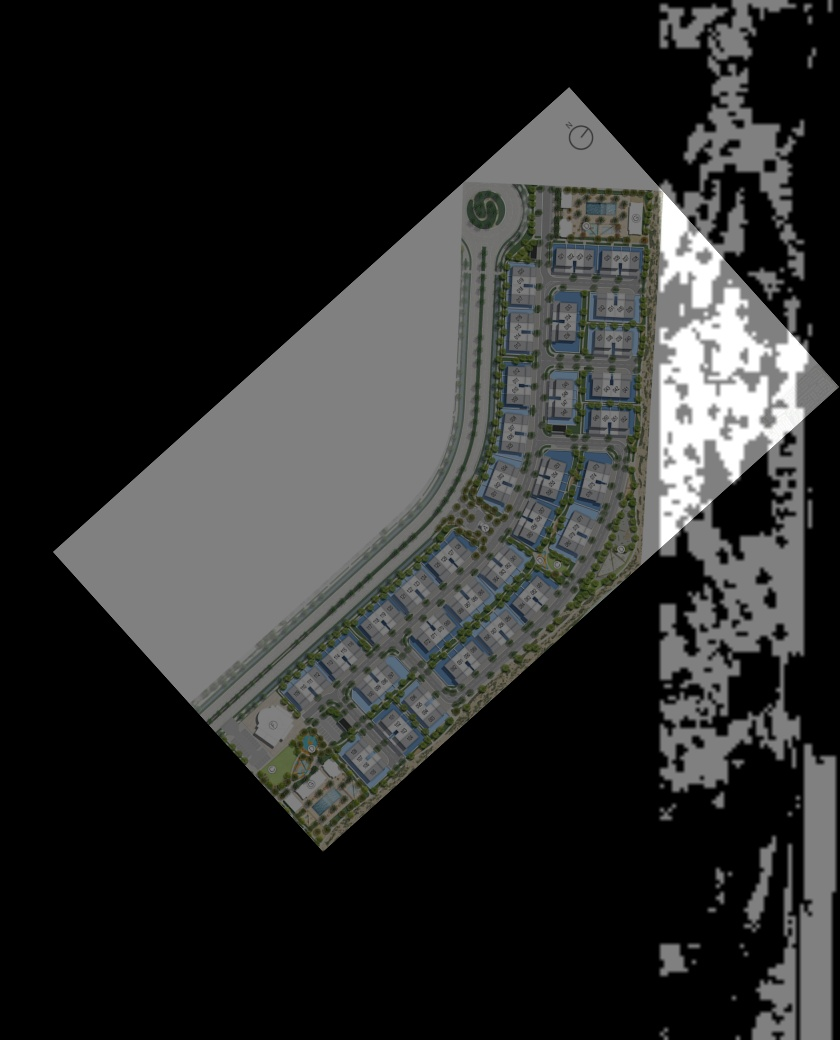
#> input picture data/siteplans/elea-at-the-valley/georef.jpg, 840 x 1040 px
$ python review.py ../../data/siteplans/elea-at-the-valley/georef.jpg out.png ../../data/siteplans/elea-at-the-valley/georef.jpg
#> lines starting #> are read from the running program, lines starting #| are printed output that depends on the picture; after the words box and inside, x2 and y2 are one past the last pixel; in counts of white or black regions, pixels touching at a corner belong together
#> further down, img is the input picture: shape (1040, 840, 3); mean B, G, R 44.3, 45.1, 44.4
### scripts/satellite/run_v2.py
#!/usr/bin/env python3
"""Building-level home detection from zoom-19 satellite imagery (~0.27 m/px) for one community.

  .venv/bin/python scripts/satellite/run_v2.py the-valley

1. Download Esri World Imagery z19 tiles over the built part of the community (cached).
2. Mask "building" pixels = not sand, not vegetation, not asphalt, not shadow (works for white
   townhouse roofs and for grey concrete villa roofs alike); fill roof holes; split touching
   buildings at shadows.
3. Each building blob -> minimum-area rectangle. Deep blocks are split into back-to-back rows at
   the dip in roof cover across their depth. Rows are split into homes at the gaps along their
   length (detached / semi-detached villas); continuous rows (townhouses) are split by the nominal
   unit width.
4. Street side = the long side with asphalt 3-8 m outside it.
5. Rejects: site cabins (narrow, uniform white), blobs inside Nara (surveyed model), blobs outside
   the community.

Output: data/homes_detected.json -> communities[cid] = rows with per-home widths and a kind
('townhouse' | 'villa'), plus data/homes_detected_check/<cid>_*.jpg overlays for review.
"""
import json, math, os, subprocess, sys
import numpy as np, cv2

HERE = os.path.dirname(os.path.abspath(__file__))
APP = os.path.dirname(os.path.dirname(HERE))
Z = 19
TILE = 256


def mpp_at(lat):
    return 40075016.686 * math.cos(math.radians(lat)) / (TILE * 2 ** Z)


def fxy(lat, lon):
    n = 2 ** Z
    return (lon + 180) / 360 * n, (1 - math.log(math.tan(math.radians(lat)) + 1 / math.cos(math.radians(lat))) / math.pi) / 2 * n


def lonlat(fx, fy):
    n = 2 ** Z
    return math.degrees(math.atan(math.sinh(math.pi * (1 - 2 * fy / n)))), fx / n * 360 - 180


class Tiles:
    def __init__(self, cid):
        self.dir = os.path.join(HERE, '.cache', f'{cid}_z{Z}')
        os.makedirs(self.dir, exist_ok=True)

    def path(self, x, y):
        return os.path.join(self.dir, f'{x}_{y}.jpg')

    # [15 lines left out: functions ensure, mosaic, not called in this run]


def building_mask(img, mpp):
    hsv = cv2.cvtColor(img, cv2.COLOR_BGR2HSV)
    h, s, v = cv2.split(hsv)
    sand = (h >= 5) & (h <= 28) & (s >= 38)
    veg = (h >= 30) & (h <= 95) & (s >= 40)
    water = (h >= 95) & (h <= 130) & (s >= 60)
    dark = v < 70
    asph = (s < 40) & (v >= 70) & (v < 115)
    nodata = (v < 8)
    m = (~(sand | veg | water | dark | asph | nodata)).astype(np.uint8) * 255
    k = lambda x: cv2.getStructuringElement(cv2.MORPH_ELLIPSE, (max(1, round(x / mpp)),) * 2)
    m = cv2.morphologyEx(m, cv2.MORPH_OPEN, k(1.4))
    m = cv2.morphologyEx(m, cv2.MORPH_CLOSE, k(1.0))
    cnts, hier = cv2.findContours(m, cv2.RETR_CCOMP, cv2.CHAIN_APPROX_SIMPLE)
    if hier is not None:
        for i, c in enumerate(cnts):
            if hier[0][i][3] >= 0 and cv2.contourArea(c) * mpp * mpp < 30:
                cv2.drawContours(m, [c], -1, 255, -1)
    return m, hsv


def split_buildings(mask, mpp, core_m=3.0):
    """Label image: one label per building. Cores = pixels more than core_m from the mask edge
    (walls, paving strips and other thin links between buildings have none), grown back over the
    mask by watershed so touching villas separate along their narrowest link."""
    dist = cv2.distanceTransform(mask, cv2.DIST_L2, 5)
    cores = (dist > core_m / mpp).astype(np.uint8)
    nc, markers = cv2.connectedComponents(cores, 8)
    markers = markers + 1
    markers[(mask > 0) & (cores == 0)] = 0  # unknown: to be flooded
    norm = cv2.normalize(-dist, None, 0, 255, cv2.NORM_MINMAX).astype(np.uint8)
    lab = cv2.watershed(cv2.merge([norm, norm, norm]), markers)
    lab[lab <= 1] = 0
    lab[mask == 0] = 0
    return lab


def detect_buildings(img, mpp, roads=None):
    """Two complementary passes, both validated by a cast shadow:
       A. light roofs (finished white townhouse / villa roofs) with watershed splitting;
       B. 'not sand' shapes standing in sand (concrete villas, villas under construction).
    Returns a label image (0 = background) of accepted buildings."""
#> called with mpp = 0.271
    hsv = cv2.cvtColor(img, cv2.COLOR_BGR2HSV)
#> hsv: shape (1040, 840, 3); mean H, S, V 10.5, 7.1, 45.6
    h, s, v = cv2.split(hsv)
    sand = (h >= 5) & (h <= 28) & (s >= 38)
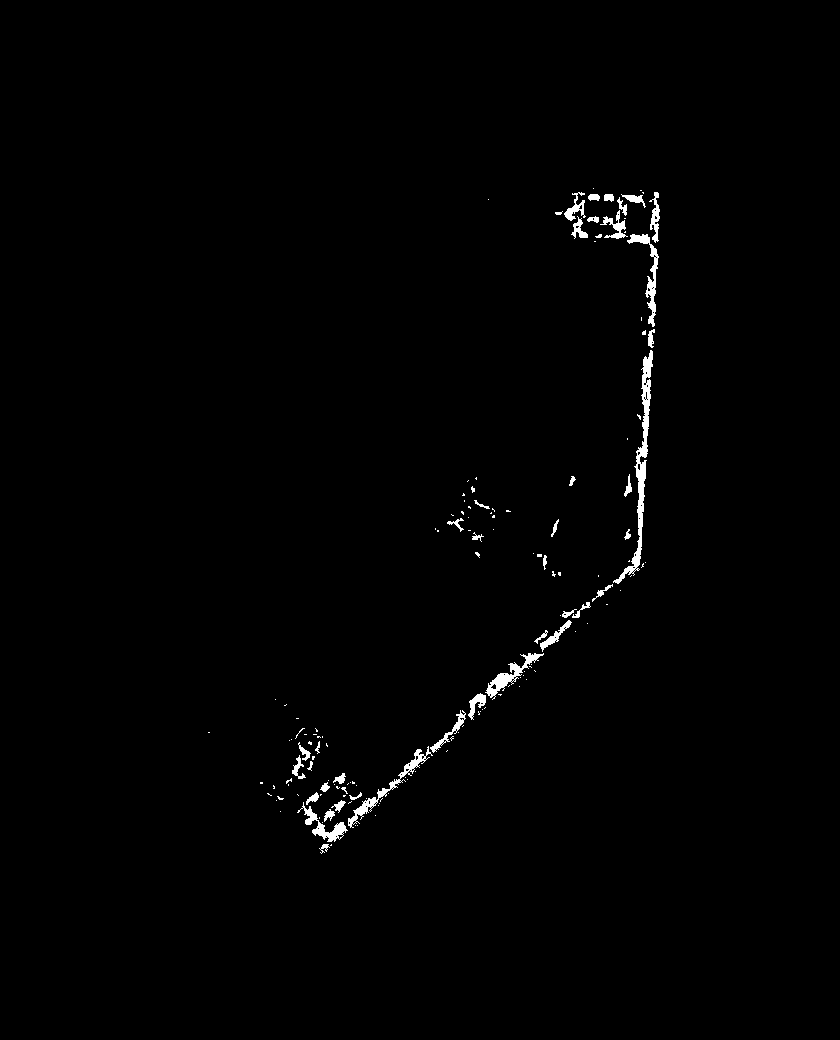
#> sand: shape (1040, 840) bool; 0.91% white; 153 white regions (111 under 20 px), largest, box (x1, y1, x2, y2) and area: (613, 350, 653, 584) 1503, (348, 746, 433, 828) 718, (485, 653, 544, 700) 625
    veg = (h >= 30) & (h <= 95) & (s >= 40)
#> veg: shape (1040, 840) bool; 3.6% white; 438 white regions (276 under 20 px), largest, box (x1, y1, x2, y2) and area: (256, 723, 406, 832) 3353, (564, 465, 639, 612) 2255, (456, 528, 575, 644) 2104
    dark = (v < 70).astype(np.uint8)
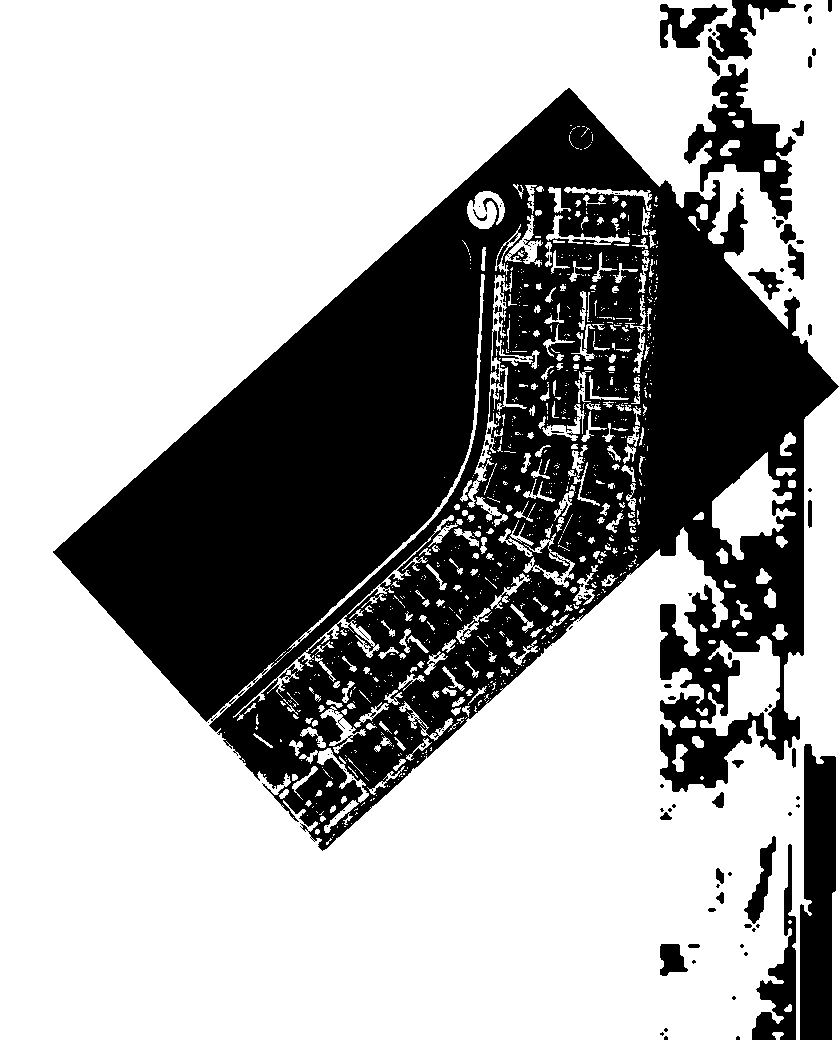
#> dark: shape (1040, 840); values 0 (black) and 1 (white), 65.2% white; 179 black regions (141 under 20 px), largest, box (x1, y1, x2, y2) and area: (53, 88, 839, 851) 277241, (800, 744, 836, 1040) 9001, (684, 64, 796, 220) 6292
    k = lambda x: cv2.getStructuringElement(cv2.MORPH_ELLIPSE, (max(1, round(x / mpp)),) * 2)
    out = np.zeros(img.shape[:2], np.int32)
    src = {}
    reasons = {}
    def rej(r):
        reasons[r] = reasons.get(r, 0) + 1
    nxt = 1

    def accept(lab, require_sand_ring, max_area=6000, tag=None, max_len=260, need_shadow=True, min_fill=None, max_aspect=None, trim_dark=False):
        nonlocal nxt
        ids = np.unique(lab)
        for lid in ids[ids > 0]:
            bm = lab == lid
            ys, xs = np.nonzero(bm)
            area = len(xs) * mpp * mpp
            if area < 60 or area > max_area:
                rej('area'); continue
            (cx, cy), (w, hh), ang = cv2.minAreaRect(np.stack([xs, ys], 1).astype(np.float32))
            L, D = max(w, hh) * mpp, min(w, hh) * mpp
            if D < 6 or L > max_len or area / max(1e-6, L * D) < (min_fill or (0.45 if require_sand_ring else 0.5)) or (max_aspect and L / D > max_aspect):
                rej('shape'); continue
            y0, y1, x0, x1 = ys.min(), ys.max() + 1, xs.min(), xs.max() + 1
            pad = int(5 / mpp) + 1
            Y0, Y1, X0, X1 = max(0, y0 - pad), min(bm.shape[0], y1 + pad), max(0, x0 - pad), min(bm.shape[1], x1 + pad)
            sub = bm[Y0:Y1, X0:X1].astype(np.uint8)
            if (out[Y0:Y1, X0:X1][sub > 0] > 0).mean() > 0.3:
                rej('overlap'); continue  # already found by the other pass
            ring = cv2.dilate(sub, k(2.5)) - sub
            if require_sand_ring:
                # roads and paved yards: mostly asphalt-coloured pixels; buildings are not
                hs, ss, vs = h[Y0:Y1, X0:X1][sub > 0], s[Y0:Y1, X0:X1][sub > 0], v[Y0:Y1, X0:X1][sub > 0]
                if (((ss < 40) & (vs < 115)).mean() > 0.55 and L / D > 5) or sand[Y0:Y1, X0:X1][ring > 0].mean() < 0.12:
                    rej('road/ring'); continue
            if tag in ('C', 'E') and veg[Y0:Y1, X0:X1][ring > 0].mean() > 0.55:
                rej('in-grass'); continue  # golf bunkers, cart paths and greens are not homes
            vv = v[Y0:Y1, X0:X1][sub > 0]
            if D < 9 and vv.std() < 16 and vv.mean() > 185:
                rej('cabin'); continue  # site cabin / shed roof
            if need_shadow and _shadow_score_at(bm, dark, mpp, Y0, Y1, X0, X1) < (0.22 if require_sand_ring else 0.3):
                rej('shadow'); continue
            if trim_dark:
                # the blob is building + its own cast shadow: keep the lit part as the footprint
                if veg[Y0:Y1, X0:X1][ring > 0].mean() > 0.2:
                    rej('in-grass'); continue
                lit = bm & (v >= 70)
                if np.median(s[lit]) > 48 if lit.any() else True:
                    rej('scrub'); continue  # desert scrub is olive and saturated; concrete is grey
                if lit.sum() < 0.35 * bm.sum():
                    rej('mostly-shadow'); continue
                dfrac = 1 - lit.sum() / bm.sum()
                if dfrac < 0.08:
                    rej('flat'); continue  # no shadow at all: a slab or a yard, not a building
                bm = lit
            out[bm] = nxt
            src[nxt] = tag or ('B' if require_sand_ring else 'A')
            nxt += 1

    # B first (villa rows standing in sand), then A (light roofs) fills in everything else
    # B. not-sand shapes in sand: drop cast shadow, fill roof holes, split touching villas
    mB = ((~sand) & (v >= 70)).astype(np.uint8) * 255
#> mB: shape (1040, 840); 34% white; 306 white regions (250 under 20 px), largest, box (x1, y1, x2, y2) and area: (53, 88, 839, 825) 265334, (800, 744, 836, 1040) 9001, (684, 64, 796, 220) 6292
    mB = cv2.morphologyEx(mB, cv2.MORPH_CLOSE, k(0.8))
#> mB: shape (1040, 840); 34.9% white; 140 white regions (99 under 20 px), largest, box (x1, y1, x2, y2) and area: (53, 88, 839, 850) 278029, (800, 744, 836, 1040) 9001, (684, 64, 796, 220) 6292
    mB = cv2.morphologyEx(mB, cv2.MORPH_OPEN, k(1.6))
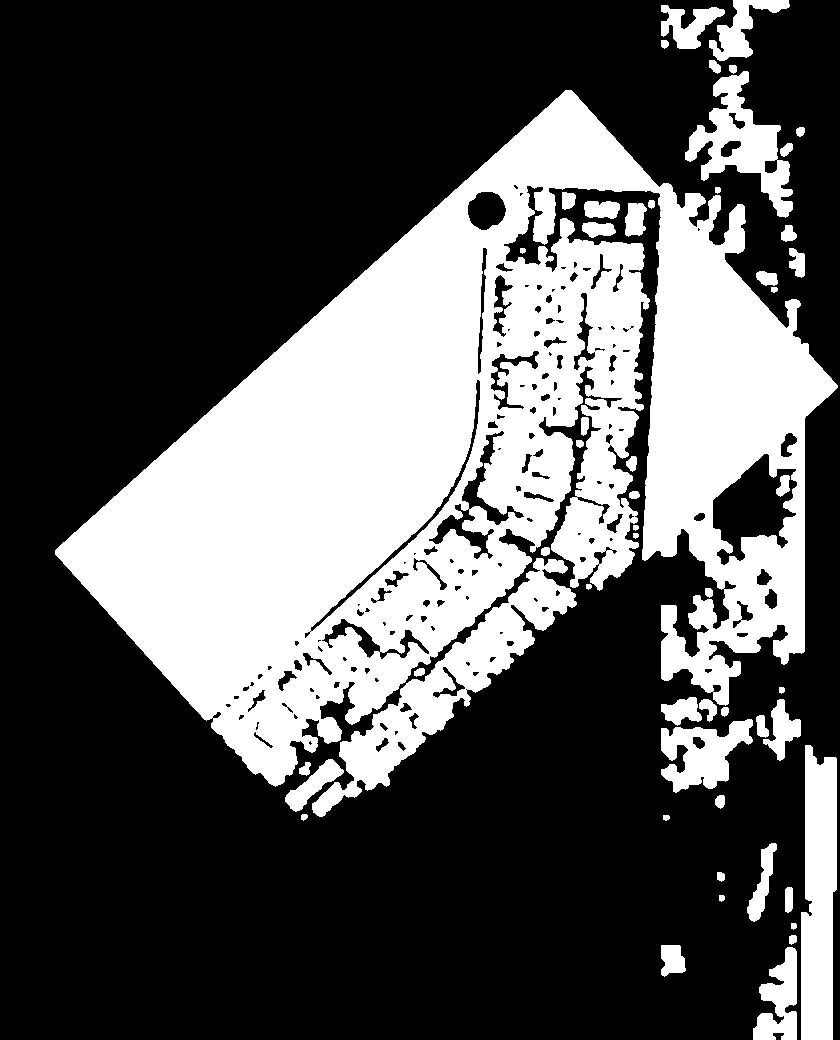
#> mB: shape (1040, 840); 33.5% white; 53 white regions, largest, box (x1, y1, x2, y2) and area: (55, 90, 838, 787) 244492, (312, 558, 577, 817) 14119, (801, 745, 837, 1040) 8947
    # (no hole filling here: plot walls enclose small sand pockets, and filling them would glue
    # each villa to its walls)
    accept(split_buildings(mB, mpp, core_m=2.6), True)
#> in split_buildings, `dist = cv2.distanceTransform(mask, cv2.DIST_L2, 5)`:
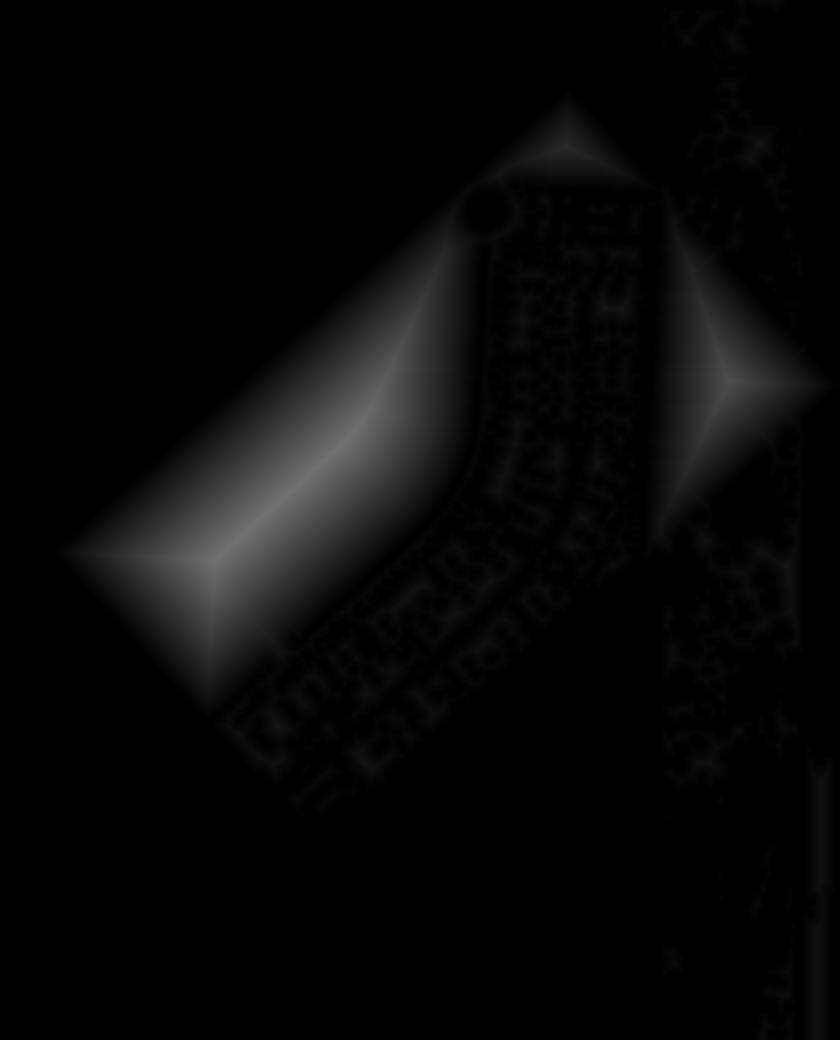
#> dist: shape (1040, 840) float32; min 0, max 114.2, mean 7.7
#> (the rest of the program and of its run is left out)
